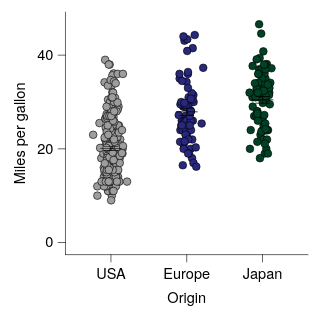

Source (Vega-Lite JSON):
### Vega-Lite specification from a JSON file in a GitHub repository (floating-point values rounded to 4 significant figures; data arrays with more than 128 entries replaced by an {"elided": "..."} marker saying what was removed)
{"background": null, "config": {"arc": {"fill": "#DBDBDB", "fillOpacity": 1.0, "innerRadius": 25.0, "padAngle": 0.03, "stroke": "black", "strokeOpacity": 1, "strokeWidth": 0.25}, "area": {"fill": "#DBDBDB", "fillOpacity": 1.0, "stroke": "black", "strokeOpacity": 1, "strokeWidth": 0.25}, "axis": {"domain": true, "domainCap": "round", "domainColor": "black", "domainWidth": 0.25, "grid": false, "gridCap": "round", "gridColor": "#F1F1F1", "gridDash": [0, 0], "gridOpacity": 1.0, "gridWidth": 0.25, "labelColor": "black", "labelFont": "Helvetica Neue, HelveticaNeue, Helvetica, Arial, sans-serif", "labelFontSize": 6, "labelFontStyle": "normal", "labelFontWeight": 400, "offset": 0, "ticks": true, "tickCap": "round", "tickColor": "black", "tickRound": false, "tickSize": 3.0, "tickWidth": 0.25, "titleColor": "black", "titleFont": "Helvetica Neue, HelveticaNeue, Helvetica, Arial, sans-serif", "titleFontSize": 6, "titleFontStyle": "normal", "titleFontWeight": 400}, "axisX": {"domain": true, "labelAlign": "center", "labelAngle": 0, "labels": true, "ticks": true, "translate": 0}, "axisY": {"domain": true, "labelAlign": "right", "labelAngle": 0, "labels": true, "ticks": true, "translate": 0}, "axisRight": {"domain": true, "labelAlign": "left", "labelAngle": 0, "labels": true, "ticks": true, "translate": 0}, "axisTop": {"domain": true, "labelAlign": "center", "labelAngle": 0, "labels": true, "ticks": true, "translate": 0}, "axisBand": {"tickOffset": 0}, "bar": {"fill": "#DBDBDB", "fillOpacity": 1.0, "stroke": "black", "strokeOpacity": 1, "strokeWidth": 0.25}, "boxplot": {"size": 9.0, "ticks": {"cornerRadius": 0.25, "fill": "black", "opacity": 1, "size": 4.5, "thickness": 0.25}, "box": {"fillOpacity": 1.0, "stroke": "black", "strokeOpacity": 1, "strokeWidth": 0.25}, "median": {"cornerRadius": 0, "fill": "black", "fillOpacity": 1.0, "opacity": 1, "size": 9.0, "thickness": 0.25}, "rule": {"fill": "black", "fillOpacity": 1.0, "size": 10.0, "stroke": "black", "strokeDash": [0, 0], "strokeOpacity": 1, "strokeWidth": 0.25}, "outliers": {"color": "black", "fill": "black", "fillOpacity": 1.0, "size": 0, "stroke": "black", "strokeOpacity": 1, "strokeWidth": 0.25}}, "circle": {"fill": "black", "fillOpacity": 1.0, "size": 1.25, "stroke": null, "strokeOpacity": 1, "strokeWidth": 0.25}, "errorband": {"band": {"fillOpacity": 0.6, "stroke": null, "strokeWidth": 0.25, "strokeOpacity": 1}, "borders": {"opacity": 0, "strokeOpacity": 1, "strokeWidth": 0.25}}, "errorbar": {"opacity": 1, "rule": {"strokeDash": [0, 0], "strokeWidth": 0.25}, "ticks": {"color": "black", "cornerRadius": 0.125, "opacity": 1, "size": 6.0, "thickness": 0.25}, "thickness": 0.25}, "font": "Helvetica Neue, HelveticaNeue, Helvetica, Arial, sans-serif", "geoshape": {"fill": "#DBDBDB", "fillOpacity": 1.0, "stroke": "black", "strokeOpacity": 1, "strokeWidth": 0.25}, "header": {"labelColor": "black", "labelFont": "Helvetica Neue, HelveticaNeue, Helvetica, Arial, sans-serif", "labelFontSize": 6, "labelFontStyle": "normal", "labelFontWeight": 400, "titleColor": "black", "titleFont": "Helvetica Neue, HelveticaNeue, Helvetica, Arial, sans-serif", "titleFontSize": 6, "titleFontStyle": "normal", "titleFontWeight": 400, "titlePadding": 0}, "legend": {"disable": false, "offset": 4.5, "titlePadding": 4, "labelOffset": 2, "gradientLabelOffset": 2, "columnPadding": 4, "rowPadding": 2, "gradientThickness": 5, "gradientOpacity": 1.0, "gradientStrokeColor": "black", "gradientStrokeWidth": 0.25, "labelColor": "black", "labelFont": "Helvetica Neue, HelveticaNeue, Helvetica, Arial, sans-serif", "labelFontSize": 6, "labelFontStyle": "normal", "labelFontWeight": 400, "strokeColor": "black", "strokeWidth": 0, "symbolSize": 36, "symbolStrokeColor": "black", "symbolStrokeWidth": 0.25, "titleColor": "black", "titleFont": "Helvetica Neue, HelveticaNeue, Helvetica, Arial, sans-serif", "titleFontSize": 6, "titleFontStyle": "normal", "titleFontWeight": 400}, "line": {"color": "black", "stroke": "black", "strokeCap": "butt", "strokeDash": [0, 0], "strokeOpacity": 1, "strokeWidth": 0.5}, "point": {"filled": true, "fill": "#DBDBDB", "fillOpacity": 1.0, "size": 5.0, "stroke": "black", "strokeOpacity": 1, "strokeWidth": 0.25}, "range": {"category": ["#9D9D9D", "#28287D", "#004225", "#47266F", "#00605D", "#DBDBDB", "#7983C1", "#6E927B", "#937FB4", "#699A97"], "diverging": {"scheme": ["#4F4265", "#6A5C82", "#85789D", "#A196B7", "#BDB5CE", "#D8D6DD", "#F6F6F6", "#CED8D7", "#9DBFBD", "#75A3A0", "#518683", "#326967", "#164D4B"]}, "heatmap": {"scheme": ["#440154", "#472270", "#433E82", "#38598C", "#2C728E", "#238A8D", "#24A086", "#39B578", "#5DC862", "#96D646", "#CAE02D", "#FDE724"]}, "ordinal": {"scheme": ["#F1F1F1", "#DBDBDB", "#C6C6C6", "#B2B2B2", "#9D9D9D", "#898989", "#767676", "#636363", "#515151", "#404040", "#2F2F2F", "#1F1F1F"]}, "ramp": {"scheme": ["#440154", "#472270", "#433E82", "#38598C", "#2C728E", "#238A8D", "#24A086", "#39B578", "#5DC862", "#96D646", "#CAE02D", "#FDE724"]}}, "rule": {"color": "black", "stroke": "black", "strokeCap": "round", "strokeDash": [2, 2], "strokeOpacity": 1, "strokeWidth": 0.25}, "scale": {"barBandPaddingInner": 0.1, "rectBandPaddingInner": 0, "tickBandPaddingInner": 0.1, "bandPaddingOuter": 0.1, "bandWithNestedOffsetPaddingInner": 0.2, "bandWithNestedOffsetPaddingOuter": 0.2, "offsetBandPaddingInner": 0, "offsetBandPaddingOuter": 0, "continuousPadding": 5.0, "round": false}, "rect": {"fill": "#DBDBDB", "fillOpacity": 1.0, "stroke": "black", "strokeOpacity": 1, "strokeWidth": 0.25}, "square": {"fill": "#DBDBDB", "fillOpacity": 1.0, "size": 10.0, "stroke": "black", "strokeOpacity": 1, "strokeWidth": 0.25}, "text": {"color": "black", "font": "Helvetica Neue, HelveticaNeue, Helvetica, Arial, sans-serif", "fontSize": 6, "fontStyle": "normal", "fontWeight": 400}, "tick": {"color": "black", "cornerRadius": 0.125, "opacity": 1.0, "size": 9.0, "thickness": 0.25}, "title": {"anchor": "middle", "frame": "group", "color": "black", "font": "Helvetica Neue, HelveticaNeue, Helvetica, Arial, sans-serif", "fontSize": 6, "fontStyle": "normal", "fontWeight": 400, "subtitleColor": "black", "subtitleFont": "Helvetica Neue, HelveticaNeue, Helvetica, Arial, sans-serif", "subtitleFontSize": 6, "subtitleFontStyle": "normal", "subtitleFontWeight": 400}, "trail": {"color": "black", "opacity": 1, "size": 0.5}, "view": {"continuousWidth": 100, "continuousHeight": 100, "discreteWidth": 100, "discreteHeight": 100, "fill": null, "stroke": null, "strokeWidth": 0.25}}, "layer": [{"data": {"name": "data-5a85ede2053d4aec77293cfb476ae07b"}, "mark": {"type": "circle", "opacity": 1.0, "size": 10.0, "stroke": "black", "strokeOpacity": 1, "strokeWidth": 0.25}, "encoding": {"color": {"field": "Origin", "legend": null, "scale": {"domain": ["USA", "Europe", "Japan"]}, "sort": ["USA", "Europe", "Japan"], "title": null, "type": "nominal"}, "x": {"axis": {}, "field": "Origin", "scale": {"domain": ["USA", "Europe", "Japan"]}, "sort": ["USA", "Europe", "Japan"], "title": "Origin", "type": "nominal"}, "xOffset": {"field": "jitter_x", "scale": {"domain": [-7.33, 7.33], "range": [5.17, 19.83]}, "type": "quantitative"}, "y": {"field": "Miles_per_Gallon", "title": "Miles per gallon", "type": "quantitative", "scale": {"nice": false}}}}, {"data": {"name": "data-64e7897fd8423deef5c97d660b6d3367"}, "mark": {"type": "errorbar"}, "encoding": {"x": {"axis": {}, "field": "Origin", "scale": {"domain": ["USA", "Europe", "Japan"]}, "sort": ["USA", "Europe", "Japan"], "title": "Origin", "type": "nominal"}, "y": {"field": "__mean", "title": "Miles per gallon", "type": "quantitative", "scale": {"nice": false}}, "yError": {"field": "__error"}}}, {"data": {"name": "data-64e7897fd8423deef5c97d660b6d3367"}, "mark": {"type": "tick"}, "encoding": {"x": {"axis": {}, "field": "Origin", "scale": {"domain": ["USA", "Europe", "Japan"]}, "sort": ["USA", "Europe", "Japan"], "title": "Origin", "type": "nominal"}, "y": {"field": "__mean", "title": "Miles per gallon", "type": "quantitative", "scale": {"nice": false}}}}], "$schema": "https://vega.github.io/schema/vega-lite/v6.4.1.json", "datasets": {"data-5a85ede2053d4aec77293cfb476ae07b": {"elided": "398 records"}, "data-64e7897fd8423deef5c97d660b6d3367": [{"Origin": "USA", "__mean": 20.08, "__error": 0.4058, "__dysonsphere__": 1}, {"Origin": "Japan", "__mean": 30.45, "__error": 0.6852, "__dysonsphere__": 1}, {"Origin": "Europe", "__mean": 27.89, "__error": 0.8037, "__dysonsphere__": 1}]}}
